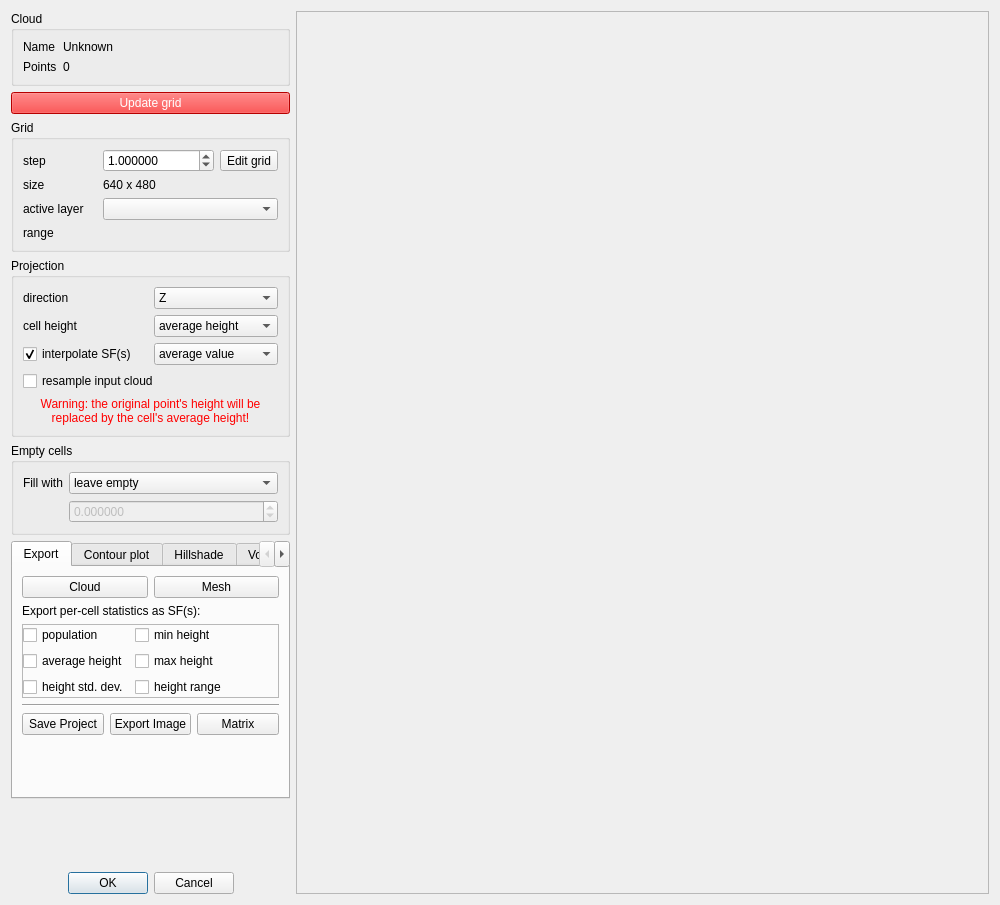
<?xml version="1.0" encoding="UTF-8"?>
<ui version="4.0">
 <class>RasterizeToolDialog</class>
 <widget class="QDialog" name="RasterizeToolDialog">
  <property name="geometry">
   <rect>
    <x>0</x>
    <y>0</y>
    <width>1000</width>
    <height>905</height>
   </rect>
  </property>
  <property name="windowTitle">
   <string>Rasterize</string>
  </property>
  <layout class="QHBoxLayout" name="horizontalLayout">
   <item>
    <widget class="QFrame" name="leftFrame">
     <property name="sizePolicy">
      <sizepolicy hsizetype="Maximum" vsizetype="Preferred">
       <horstretch>0</horstretch>
       <verstretch>0</verstretch>
      </sizepolicy>
     </property>
     <property name="minimumSize">
      <size>
       <width>270</width>
       <height>0</height>
      </size>
     </property>
     <layout class="QVBoxLayout" name="verticalLayout">
      <property name="leftMargin">
       <number>0</number>
      </property>
      <property name="topMargin">
       <number>0</number>
      </property>
      <property name="rightMargin">
       <number>0</number>
      </property>
      <property name="bottomMargin">
       <number>0</number>
      </property>
      <item>
       <widget class="QGroupBox" name="cloudInfoGroupBox">
        <property name="title">
         <string>Cloud</string>
        </property>
        <layout class="QFormLayout" name="formLayout">
         <item row="0" column="0">
          <widget class="QLabel" name="label">
           <property name="text">
            <string>Name</string>
           </property>
          </widget>
         </item>
         <item row="0" column="1">
          <widget class="QLabel" name="cloudNameLabel">
           <property name="text">
            <string>Unknown</string>
           </property>
          </widget>
         </item>
         <item row="1" column="0">
          <widget class="QLabel" name="label_3">
           <property name="text">
            <string>Points</string>
           </property>
          </widget>
         </item>
         <item row="1" column="1">
          <widget class="QLabel" name="pointCountLabel">
           <property name="text">
            <string>0</string>
           </property>
          </widget>
         </item>
        </layout>
       </widget>
      </item>
      <item>
       <widget class="QPushButton" name="updateGridPushButton">
        <property name="styleSheet">
         <string notr="true">color: white; background-color:red;</string>
        </property>
        <property name="text">
         <string>Update grid</string>
        </property>
       </widget>
      </item>
      <item>
       <widget class="QGroupBox" name="groupBox">
        <property name="title">
         <string>Grid</string>
        </property>
        <layout class="QGridLayout" name="gridLayout">
         <item row="2" column="0">
          <widget class="QLabel" name="label_4">
           <property name="text">
            <string>size</string>
           </property>
          </widget>
         </item>
         <item row="1" column="0">
          <widget class="QLabel" name="label_2">
           <property name="text">
            <string>step</string>
           </property>
          </widget>
         </item>
         <item row="2" column="1">
          <widget class="QLabel" name="gridWidthLabel">
           <property name="text">
            <string>640 x 480</string>
           </property>
          </widget>
         </item>
         <item row="1" column="1">
          <layout class="QHBoxLayout" name="horizontalLayout_4">
           <item>
            <widget class="QDoubleSpinBox" name="gridStepDoubleSpinBox">
             <property name="toolTip">
              <string>size of step of the grid generated (in the same units as the coordinates of the point cloud)</string>
             </property>
             <property name="decimals">
              <number>6</number>
             </property>
             <property name="minimum">
              <double>0.000010000000000</double>
             </property>
             <property name="maximum">
              <double>100000.000000000000000</double>
             </property>
             <property name="singleStep">
              <double>0.001000000000000</double>
             </property>
             <property name="value">
              <double>1.000000000000000</double>
             </property>
            </widget>
           </item>
           <item>
            <widget class="QToolButton" name="editGridToolButton">
             <property name="text">
              <string>Edit grid</string>
             </property>
            </widget>
           </item>
          </layout>
         </item>
         <item row="3" column="0">
          <widget class="QLabel" name="label_13">
           <property name="toolTip">
            <string>Active layer (or 'scalar field')</string>
           </property>
           <property name="text">
            <string>active layer</string>
           </property>
          </widget>
         </item>
         <item row="3" column="1">
          <widget class="QComboBox" name="activeLayerComboBox"/>
         </item>
         <item row="4" column="0">
          <widget class="QLabel" name="label_7">
           <property name="text">
            <string>range</string>
           </property>
          </widget>
         </item>
         <item row="4" column="1">
          <widget class="QLabel" name="gridLayerRangeLabel">
           <property name="text">
            <string/>
           </property>
          </widget>
         </item>
        </layout>
       </widget>
      </item>
      <item>
       <widget class="QGroupBox" name="groupBox_2">
        <property name="title">
         <string>Projection</string>
        </property>
        <layout class="QVBoxLayout" name="verticalLayout_2">
         <item>
          <layout class="QHBoxLayout" name="horizontalLayout_2">
           <item>
            <widget class="QLabel" name="label_9">
             <property name="text">
              <string>direction</string>
             </property>
            </widget>
           </item>
           <item>
            <widget class="QComboBox" name="dimensionComboBox">
             <property name="currentIndex">
              <number>2</number>
             </property>
             <item>
              <property name="text">
               <string>X</string>
              </property>
             </item>
             <item>
              <property name="text">
               <string>Y</string>
              </property>
             </item>
             <item>
              <property name="text">
               <string>Z</string>
              </property>
             </item>
            </widget>
           </item>
          </layout>
         </item>
         <item>
          <layout class="QHBoxLayout" name="layout_2">
           <item>
            <widget class="QLabel" name="label_8">
             <property name="text">
              <string>cell height</string>
             </property>
            </widget>
           </item>
           <item>
            <widget class="QComboBox" name="heightProjectionComboBox">
             <property name="toolTip">
              <string>Per-cell height computation method:
 - minimum = lowest point in the cell
 - average = mean height of all points inside the cell
 - maximum = highest point in the cell</string>
             </property>
             <property name="currentIndex">
              <number>1</number>
             </property>
             <item>
              <property name="text">
               <string>minimum height</string>
              </property>
             </item>
             <item>
              <property name="text">
               <string>average height</string>
              </property>
             </item>
             <item>
              <property name="text">
               <string>maximum height</string>
              </property>
             </item>
            </widget>
           </item>
          </layout>
         </item>
         <item>
          <widget class="QFrame" name="interpolateSFFrame">
           <layout class="QHBoxLayout" name="horizontalLayout_3">
            <property name="leftMargin">
             <number>0</number>
            </property>
            <property name="topMargin">
             <number>0</number>
            </property>
            <property name="rightMargin">
             <number>0</number>
            </property>
            <property name="bottomMargin">
             <number>0</number>
            </property>
            <item>
             <widget class="QCheckBox" name="interpolateSFCheckBox">
              <property name="toolTip">
               <string>Interpolate scalar field(s)</string>
              </property>
              <property name="text">
               <string>interpolate SF(s)</string>
              </property>
              <property name="checked">
               <bool>true</bool>
              </property>
             </widget>
            </item>
            <item>
             <widget class="QComboBox" name="scalarFieldProjection">
              <property name="toolTip">
               <string>SF interpolation method</string>
              </property>
              <property name="currentIndex">
               <number>1</number>
              </property>
              <item>
               <property name="text">
                <string>minimum value</string>
               </property>
              </item>
              <item>
               <property name="text">
                <string>average value</string>
               </property>
              </item>
              <item>
               <property name="text">
                <string>maximum value</string>
               </property>
              </item>
             </widget>
            </item>
           </layout>
          </widget>
         </item>
         <item>
          <widget class="QCheckBox" name="resampleCloudCheckBox">
           <property name="toolTip">
            <string>Use the nearest point of the input cloud in each cell instead of the cell center</string>
           </property>
           <property name="text">
            <string>resample input cloud</string>
           </property>
           <property name="checked">
            <bool>false</bool>
           </property>
          </widget>
         </item>
         <item>
          <widget class="QLabel" name="warningResampleWithAverageLabel">
           <property name="styleSheet">
            <string notr="true">color:red;</string>
           </property>
           <property name="text">
            <string>Warning: the original point's height will be
replaced by the cell's average height!</string>
           </property>
           <property name="alignment">
            <set>Qt::AlignCenter</set>
           </property>
          </widget>
         </item>
        </layout>
       </widget>
      </item>
      <item>
       <widget class="QGroupBox" name="emptyCellsFrame">
        <property name="title">
         <string>Empty cells</string>
        </property>
        <layout class="QFormLayout" name="formLayout_2">
         <item row="0" column="0">
          <widget class="QLabel" name="label_5">
           <property name="text">
            <string>Fill with</string>
           </property>
          </widget>
         </item>
         <item row="0" column="1">
          <widget class="QComboBox" name="fillEmptyCellsComboBox">
           <property name="toolTip">
            <string>choose the value to fill the cells in which no point is projected : minimum value over the whole point cloud or average value (over the whole cloud also)</string>
           </property>
           <item>
            <property name="text">
             <string>leave empty</string>
            </property>
           </item>
           <item>
            <property name="text">
             <string>minimum height</string>
            </property>
           </item>
           <item>
            <property name="text">
             <string>average height</string>
            </property>
           </item>
           <item>
            <property name="text">
             <string>maximum height</string>
            </property>
           </item>
           <item>
            <property name="text">
             <string>user specified value</string>
            </property>
           </item>
           <item>
            <property name="text">
             <string>interpolate</string>
            </property>
           </item>
          </widget>
         </item>
         <item row="1" column="1">
          <widget class="QDoubleSpinBox" name="emptyValueDoubleSpinBox">
           <property name="enabled">
            <bool>false</bool>
           </property>
           <property name="sizePolicy">
            <sizepolicy hsizetype="Preferred" vsizetype="Fixed">
             <horstretch>0</horstretch>
             <verstretch>0</verstretch>
            </sizepolicy>
           </property>
           <property name="toolTip">
            <string>Custom value for empty cells</string>
           </property>
           <property name="decimals">
            <number>6</number>
           </property>
           <property name="minimum">
            <double>-999999999.000000000000000</double>
           </property>
           <property name="maximum">
            <double>999999999.000000000000000</double>
           </property>
           <property name="value">
            <double>0.000000000000000</double>
           </property>
          </widget>
         </item>
        </layout>
       </widget>
      </item>
      <item>
       <widget class="QTabWidget" name="tabWidget">
        <property name="currentIndex">
         <number>0</number>
        </property>
        <widget class="QWidget" name="exportTab">
         <attribute name="title">
          <string>Export</string>
         </attribute>
         <layout class="QVBoxLayout" name="verticalLayout_3">
          <item>
           <layout class="QHBoxLayout" name="horizontalLayout_6">
            <item>
             <widget class="QPushButton" name="generateCloudPushButton">
              <property name="toolTip">
               <string>Export grid as a point cloud</string>
              </property>
              <property name="text">
               <string>Cloud</string>
              </property>
             </widget>
            </item>
            <item>
             <widget class="QPushButton" name="generateMeshPushButton">
              <property name="toolTip">
               <string>Export grid as a mesh</string>
              </property>
              <property name="text">
               <string>Mesh</string>
              </property>
             </widget>
            </item>
           </layout>
          </item>
          <item>
           <widget class="QLabel" name="label_12">
            <property name="text">
             <string>Export per-cell statistics as SF(s):</string>
            </property>
           </widget>
          </item>
          <item>
           <widget class="QFrame" name="exportCloudSFFrame">
            <property name="sizePolicy">
             <sizepolicy hsizetype="Preferred" vsizetype="Maximum">
              <horstretch>0</horstretch>
              <verstretch>0</verstretch>
             </sizepolicy>
            </property>
            <property name="frameShape">
             <enum>QFrame::StyledPanel</enum>
            </property>
            <property name="frameShadow">
             <enum>QFrame::Raised</enum>
            </property>
            <layout class="QFormLayout" name="formLayout_4">
             <property name="leftMargin">
              <number>0</number>
             </property>
             <property name="topMargin">
              <number>0</number>
             </property>
             <property name="rightMargin">
              <number>0</number>
             </property>
             <property name="bottomMargin">
              <number>0</number>
             </property>
             <item row="0" column="0">
              <widget class="QCheckBox" name="generateCountSFcheckBox">
               <property name="toolTip">
                <string>Adds a scalar field with the grid density (= number of points inside each cell)</string>
               </property>
               <property name="text">
                <string>population</string>
               </property>
              </widget>
             </item>
             <item row="0" column="1">
              <widget class="QCheckBox" name="generateMinHeightSFcheckBox">
               <property name="toolTip">
                <string>Adds a scalar field with the min. height of the points inside the cell</string>
               </property>
               <property name="text">
                <string>min height</string>
               </property>
              </widget>
             </item>
             <item row="1" column="0">
              <widget class="QCheckBox" name="generateAvgHeightSFcheckBox">
               <property name="toolTip">
                <string>Adds a scalar field with the average height of the points inside the cell</string>
               </property>
               <property name="text">
                <string>average height</string>
               </property>
              </widget>
             </item>
             <item row="1" column="1">
              <widget class="QCheckBox" name="generateMaxHeightSFcheckBox">
               <property name="toolTip">
                <string>Adds a scalar field with the max. height of the points inside the cell</string>
               </property>
               <property name="text">
                <string>max height</string>
               </property>
              </widget>
             </item>
             <item row="2" column="0">
              <widget class="QCheckBox" name="generateStdDevHeightSFcheckBox">
               <property name="toolTip">
                <string>Adds a scalar field with the standard deviation of the heights of the points inside the cell</string>
               </property>
               <property name="text">
                <string>height std. dev.</string>
               </property>
              </widget>
             </item>
             <item row="2" column="1">
              <widget class="QCheckBox" name="generateHeightRangeSFcheckBox">
               <property name="toolTip">
                <string>Adds a scalar field with the standard deviation of the heights of the points inside the cell</string>
               </property>
               <property name="text">
                <string>height range</string>
               </property>
              </widget>
             </item>
            </layout>
           </widget>
          </item>
          <item>
           <widget class="Line" name="line">
            <property name="orientation">
             <enum>Qt::Horizontal</enum>
            </property>
           </widget>
          </item>
          <item>
           <layout class="QHBoxLayout" name="horizontalLayout_8">
            <item>
             <widget class="QPushButton" name="generateRasterPushButton">
              <property name="toolTip">
               <string>Save Project to Database</string>
              </property>
              <property name="text">
               <string>Save Project</string>
              </property>
             </widget>
            </item>
            <item>
             <widget class="QPushButton" name="generateImagePushButton">
              <property name="toolTip">
               <string>Export grid as an image</string>
              </property>
              <property name="text">
               <string>Export Image</string>
              </property>
             </widget>
            </item>
            <item>
             <widget class="QPushButton" name="generateASCIIPushButton">
              <property name="toolTip">
               <string>Export grid as a matrix (text file)</string>
              </property>
              <property name="text">
               <string>Matrix</string>
              </property>
             </widget>
            </item>
           </layout>
          </item>
          <item>
           <spacer name="verticalSpacer_2">
            <property name="orientation">
             <enum>Qt::Vertical</enum>
            </property>
            <property name="sizeHint" stdset="0">
             <size>
              <width>20</width>
              <height>28</height>
             </size>
            </property>
           </spacer>
          </item>
         </layout>
        </widget>
        <widget class="QWidget" name="contourTab">
         <attribute name="title">
          <string>Contour plot</string>
         </attribute>
         <layout class="QVBoxLayout" name="verticalLayout_4">
          <item>
           <widget class="QLabel" name="label_15">
            <property name="font">
             <font>
              <italic>true</italic>
             </font>
            </property>
            <property name="styleSheet">
             <string notr="true">color: blue;</string>
            </property>
            <property name="text">
             <string>The contour plot is computed on the active layer</string>
            </property>
           </widget>
          </item>
          <item>
           <layout class="QFormLayout" name="formLayout_3">
            <item row="0" column="0">
             <widget class="QLabel" name="label_6">
              <property name="text">
               <string>Start value</string>
              </property>
             </widget>
            </item>
            <item row="0" column="1">
             <widget class="QDoubleSpinBox" name="contourStartDoubleSpinBox">
              <property name="decimals">
               <number>6</number>
              </property>
              <property name="minimum">
               <double>-1000000000.000000000000000</double>
              </property>
              <property name="maximum">
               <double>1000000000.000000000000000</double>
              </property>
             </widget>
            </item>
            <item row="1" column="0">
             <widget class="QLabel" name="label_10">
              <property name="text">
               <string>Step</string>
              </property>
             </widget>
            </item>
            <item row="1" column="1">
             <widget class="QDoubleSpinBox" name="contourStepDoubleSpinBox">
              <property name="decimals">
               <number>6</number>
              </property>
              <property name="minimum">
               <double>0.000001000000000</double>
              </property>
              <property name="maximum">
               <double>1000000000.000000000000000</double>
              </property>
             </widget>
            </item>
            <item row="2" column="0">
             <widget class="QLabel" name="label_11">
              <property name="text">
               <string>Min. vertex count</string>
              </property>
             </widget>
            </item>
            <item row="2" column="1">
             <widget class="QSpinBox" name="minVertexCountSpinBox">
              <property name="toolTip">
               <string>Min vertex count per iso-line (to ignore the smallest ones)</string>
              </property>
              <property name="minimum">
               <number>3</number>
              </property>
              <property name="maximum">
               <number>10000000</number>
              </property>
             </widget>
            </item>
            <item row="3" column="0">
             <widget class="QLabel" name="label_14">
              <property name="text">
               <string>Line width</string>
              </property>
             </widget>
            </item>
            <item row="3" column="1">
             <widget class="QSpinBox" name="contourWidthSpinBox">
              <property name="toolTip">
               <string>Default contour lines width</string>
              </property>
              <property name="minimum">
               <number>1</number>
              </property>
              <property name="maximum">
               <number>10</number>
              </property>
             </widget>
            </item>
           </layout>
          </item>
          <item>
           <layout class="QHBoxLayout" name="horizontalLayout_5">
            <item>
             <widget class="QCheckBox" name="colorizeContoursCheckBox">
              <property name="text">
               <string>colorize</string>
              </property>
             </widget>
            </item>
            <item>
             <widget class="QCheckBox" name="ignoreContourBordersCheckBox">
              <property name="text">
               <string>ignore borders</string>
              </property>
              <property name="checked">
               <bool>true</bool>
              </property>
             </widget>
            </item>
            <item>
             <spacer name="horizontalSpacer">
              <property name="orientation">
               <enum>Qt::Horizontal</enum>
              </property>
              <property name="sizeHint" stdset="0">
               <size>
                <width>40</width>
                <height>20</height>
               </size>
              </property>
             </spacer>
            </item>
           </layout>
          </item>
          <item>
           <widget class="QCheckBox" name="projectContoursOnAltCheckBox">
            <property name="enabled">
             <bool>false</bool>
            </property>
            <property name="text">
             <string>project contours on the altitude layer</string>
            </property>
           </widget>
          </item>
          <item>
           <layout class="QHBoxLayout" name="horizontalLayout_7">
            <item>
             <widget class="QPushButton" name="clearContoursPushButton">
              <property name="enabled">
               <bool>false</bool>
              </property>
              <property name="toolTip">
               <string>Remove all contour lines</string>
              </property>
              <property name="text">
               <string>Clear</string>
              </property>
             </widget>
            </item>
            <item>
             <widget class="QPushButton" name="exportContoursPushButton">
              <property name="enabled">
               <bool>false</bool>
              </property>
              <property name="toolTip">
               <string>Export contour lines to the DB tree</string>
              </property>
              <property name="text">
               <string>Export</string>
              </property>
             </widget>
            </item>
            <item>
             <widget class="QPushButton" name="generateContoursPushButton">
              <property name="text">
               <string>Generate</string>
              </property>
             </widget>
            </item>
           </layout>
          </item>
         </layout>
        </widget>
        <widget class="QWidget" name="hillshadeTab">
         <attribute name="title">
          <string>Hillshade</string>
         </attribute>
         <layout class="QVBoxLayout" name="verticalLayout_5">
          <item>
           <widget class="QLabel" name="label_16">
            <property name="font">
             <font>
              <italic>true</italic>
             </font>
            </property>
            <property name="styleSheet">
             <string notr="true">color: blue;</string>
            </property>
            <property name="text">
             <string>Hillshade is computed on the height layer</string>
            </property>
           </widget>
          </item>
          <item>
           <layout class="QFormLayout" name="formLayout_5">
            <item row="0" column="0">
             <widget class="QLabel" name="label_17">
              <property name="text">
               <string>Sun zenith</string>
              </property>
             </widget>
            </item>
            <item row="0" column="1">
             <widget class="QSpinBox" name="sunZenithSpinBox">
              <property name="toolTip">
               <string>Zenith angle (in degrees) = 90 - altitude angle</string>
              </property>
              <property name="suffix">
               <string> deg.</string>
              </property>
              <property name="maximum">
               <number>90</number>
              </property>
              <property name="singleStep">
               <number>5</number>
              </property>
              <property name="value">
               <number>45</number>
              </property>
             </widget>
            </item>
            <item row="1" column="0">
             <widget class="QLabel" name="label_18">
              <property name="text">
               <string>Sun azimuth</string>
              </property>
             </widget>
            </item>
            <item row="1" column="1">
             <widget class="QSpinBox" name="sunAzimuthSpinBox">
              <property name="toolTip">
               <string>Azimuth angle (in degrees)</string>
              </property>
              <property name="suffix">
               <string> deg.</string>
              </property>
              <property name="maximum">
               <number>360</number>
              </property>
              <property name="singleStep">
               <number>5</number>
              </property>
              <property name="value">
               <number>315</number>
              </property>
             </widget>
            </item>
           </layout>
          </item>
          <item>
           <spacer name="verticalSpacer_3">
            <property name="orientation">
             <enum>Qt::Vertical</enum>
            </property>
            <property name="sizeHint" stdset="0">
             <size>
              <width>20</width>
              <height>40</height>
             </size>
            </property>
           </spacer>
          </item>
          <item>
           <widget class="QPushButton" name="generateHillshadePushButton">
            <property name="text">
             <string>Generate</string>
            </property>
           </widget>
          </item>
         </layout>
        </widget>
        <widget class="QWidget" name="volumeTab">
         <attribute name="title">
          <string>Volume</string>
         </attribute>
         <layout class="QFormLayout" name="formLayout_6">
          <item row="0" column="0">
           <widget class="QLabel" name="label_19">
            <property name="text">
             <string>Volume</string>
            </property>
           </widget>
          </item>
          <item row="0" column="1">
           <widget class="QLabel" name="volumeLabel">
            <property name="text">
             <string>0</string>
            </property>
           </widget>
          </item>
          <item row="1" column="0">
           <widget class="QLabel" name="label_20">
            <property name="text">
             <string>Non empty cells</string>
            </property>
           </widget>
          </item>
          <item row="1" column="1">
           <widget class="QLabel" name="filledCellsPercentageLabel">
            <property name="text">
             <string>0%</string>
            </property>
           </widget>
          </item>
         </layout>
        </widget>
       </widget>
      </item>
      <item>
       <spacer name="verticalSpacer">
        <property name="orientation">
         <enum>Qt::Vertical</enum>
        </property>
        <property name="sizeHint" stdset="0">
         <size>
          <width>20</width>
          <height>59</height>
         </size>
        </property>
       </spacer>
      </item>
      <item>
       <widget class="QDialogButtonBox" name="buttonBox">
        <property name="orientation">
         <enum>Qt::Horizontal</enum>
        </property>
        <property name="standardButtons">
         <set>QDialogButtonBox::Cancel|QDialogButtonBox::Ok</set>
        </property>
        <property name="centerButtons">
         <bool>true</bool>
        </property>
       </widget>
      </item>
     </layout>
    </widget>
   </item>
   <item>
    <widget class="QFrame" name="mapFrame">
     <property name="sizePolicy">
      <sizepolicy hsizetype="Expanding" vsizetype="Minimum">
       <horstretch>0</horstretch>
       <verstretch>0</verstretch>
      </sizepolicy>
     </property>
     <property name="minimumSize">
      <size>
       <width>512</width>
       <height>512</height>
      </size>
     </property>
     <property name="frameShape">
      <enum>QFrame::StyledPanel</enum>
     </property>
     <property name="frameShadow">
      <enum>QFrame::Raised</enum>
     </property>
    </widget>
   </item>
  </layout>
 </widget>
 <resources/>
 <connections>
  <connection>
   <sender>interpolateSFCheckBox</sender>
   <signal>toggled(bool)</signal>
   <receiver>scalarFieldProjection</receiver>
   <slot>setEnabled(bool)</slot>
   <hints>
    <hint type="sourcelabel">
     <x>79</x>
     <y>308</y>
    </hint>
    <hint type="destinationlabel">
     <x>207</x>
     <y>308</y>
    </hint>
   </hints>
  </connection>
 </connections>
</ui>
